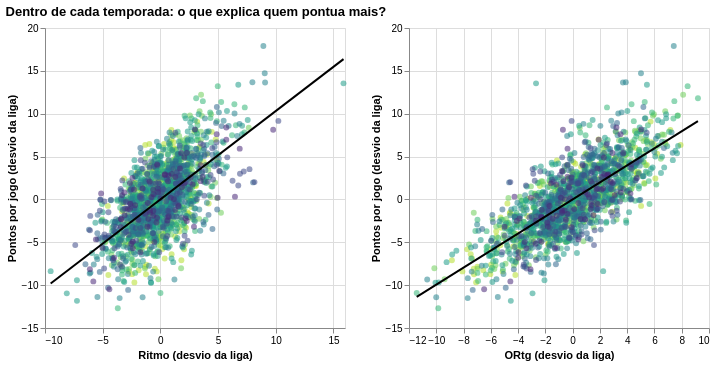

Here is the notebook cell this chart was saved with:
### Code cell
selecao_legenda = alt.selection_point(fields=["decada"], bind="legend")


def cria_dispersao(coluna_x, titulo_x, com_legenda=True):
    base_grafico = alt.Chart(df_q5).encode(
        x=alt.X(f"{coluna_x}:Q", title=titulo_x),
        y=alt.Y("pontos_jogo_desvio:Q", title="Pontos por jogo (desvio da liga)"))
    grafico_pontos = base_grafico.mark_circle(size=35).encode(
        color=alt.Color("decada:O", title="Década", scale=alt.Scale(scheme="viridis"),
                        legend=alt.Legend() if com_legenda else None),
        opacity=alt.condition(selecao_legenda, alt.value(0.55), alt.value(0.05)),
        tooltip=[alt.Tooltip("season:Q", title="Temporada", format="d"), alt.Tooltip("team:N", title="Equipe"),
                 alt.Tooltip("pontos_jogo:Q", title="Pontos por jogo", format=".1f")])
    grafico_reta = base_grafico.transform_regression(coluna_x, "pontos_jogo_desvio").mark_line(color="black", strokeWidth=2)
    return (grafico_pontos + grafico_reta).properties(width=300, height=300)


grafico_esquerda = cria_dispersao("pace_desvio", "Ritmo (desvio da liga)", com_legenda=False)
grafico_direita = cria_dispersao("o_rtg_desvio", "ORtg (desvio da liga)").add_params(selecao_legenda)
(grafico_esquerda | grafico_direita).properties(title="Dentro de cada temporada: o que explica quem pontua mais?")

### Figure 1 — Vega-Lite specification as saved in the notebook (floating-point values rounded to 4 significant figures; data arrays with more than 128 entries replaced by an {"elided": "..."} marker saying what was removed)
{"config": {"view": {"continuousWidth": 300, "continuousHeight": 300}}, "hconcat": [{"layer": [{"mark": {"type": "circle", "size": 35}, "encoding": {"color": {"field": "decada", "legend": null, "scale": {"scheme": "viridis"}, "title": "Década", "type": "ordinal"}, "opacity": {"condition": {"param": "param_56770a0841786587", "value": 0.55}, "value": 0.05}, "tooltip": [{"field": "season", "format": "d", "title": "Temporada", "type": "quantitative"}, {"field": "team", "title": "Equipe", "type": "nominal"}, {"field": "pontos_jogo", "format": ".1f", "title": "Pontos por jogo", "type": "quantitative"}], "x": {"field": "pace_desvio", "title": "Ritmo (desvio da liga)", "type": "quantitative"}, "y": {"field": "pontos_jogo_desvio", "title": "Pontos por jogo (desvio da liga)", "type": "quantitative"}}}, {"mark": {"type": "line", "color": "black", "strokeWidth": 2}, "encoding": {"x": {"field": "pace_desvio", "title": "Ritmo (desvio da liga)", "type": "quantitative"}, "y": {"field": "pontos_jogo_desvio", "title": "Pontos por jogo (desvio da liga)", "type": "quantitative"}}, "transform": [{"on": "pace_desvio", "regression": "pontos_jogo_desvio"}]}], "height": 300, "width": 300}, {"layer": [{"mark": {"type": "circle", "size": 35}, "encoding": {"color": {"field": "decada", "legend": {}, "scale": {"scheme": "viridis"}, "title": "Década", "type": "ordinal"}, "opacity": {"condition": {"param": "param_56770a0841786587", "value": 0.55}, "value": 0.05}, "tooltip": [{"field": "season", "format": "d", "title": "Temporada", "type": "quantitative"}, {"field": "team", "title": "Equipe", "type": "nominal"}, {"field": "pontos_jogo", "format": ".1f", "title": "Pontos por jogo", "type": "quantitative"}], "x": {"field": "o_rtg_desvio", "title": "ORtg (desvio da liga)", "type": "quantitative"}, "y": {"field": "pontos_jogo_desvio", "title": "Pontos por jogo (desvio da liga)", "type": "quantitative"}}, "name": "view_bb61af461837cba3_1"}, {"mark": {"type": "line", "color": "black", "strokeWidth": 2}, "encoding": {"x": {"field": "o_rtg_desvio", "title": "ORtg (desvio da liga)", "type": "quantitative"}, "y": {"field": "pontos_jogo_desvio", "title": "Pontos por jogo (desvio da liga)", "type": "quantitative"}}, "transform": [{"on": "o_rtg_desvio", "regression": "pontos_jogo_desvio"}]}], "height": 300, "width": 300}], "data": {"name": "data-1fee4dc369afc34b4ce3dc290719be69"}, "params": [{"name": "param_56770a0841786587", "select": {"type": "point", "fields": ["decada"]}, "bind": "legend", "views": ["view_bb61af461837cba3_1"]}], "title": "Dentro de cada temporada: o que explica quem pontua mais?", "$schema": "https://vega.github.io/schema/vega-lite/v6.4.1.json", "datasets": {"data-1fee4dc369afc34b4ce3dc290719be69": {"elided": "1675 records"}}}
